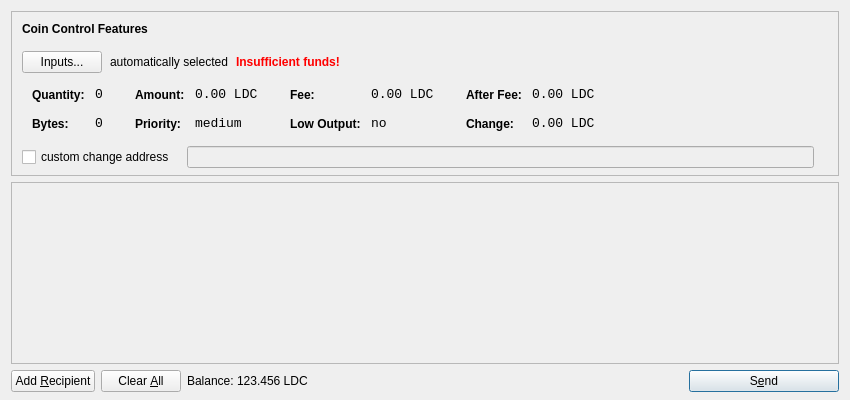
<?xml version="1.0" encoding="UTF-8"?>
<ui version="4.0">
 <class>SendCoinsDialog</class>
 <widget class="QDialog" name="SendCoinsDialog">
  <property name="geometry">
   <rect>
    <x>0</x>
    <y>0</y>
    <width>850</width>
    <height>400</height>
   </rect>
  </property>
  <property name="windowTitle">
   <string>Send Coins</string>
  </property>
  <layout class="QVBoxLayout" name="verticalLayout" stretch="0,1,0">
   <property name="bottomMargin">
    <number>8</number>
   </property>
   <item>
    <widget class="QFrame" name="frameCoinControl">
     <property name="sizePolicy">
      <sizepolicy hsizetype="Expanding" vsizetype="Expanding">
       <horstretch>0</horstretch>
       <verstretch>0</verstretch>
      </sizepolicy>
     </property>
     <property name="maximumSize">
      <size>
       <width>16777215</width>
       <height>16777215</height>
      </size>
     </property>
     <property name="frameShape">
      <enum>QFrame::StyledPanel</enum>
     </property>
     <property name="frameShadow">
      <enum>QFrame::Sunken</enum>
     </property>
     <layout class="QVBoxLayout" name="verticalLayoutCoinControl2">
      <property name="spacing">
       <number>-1</number>
      </property>
      <property name="leftMargin">
       <number>0</number>
      </property>
      <property name="topMargin">
       <number>0</number>
      </property>
      <property name="rightMargin">
       <number>0</number>
      </property>
      <property name="bottomMargin">
       <number>6</number>
      </property>
      <item>
       <layout class="QVBoxLayout" name="verticalLayoutCoinControl" stretch="0,0,0,0,1">
        <property name="spacing">
         <number>0</number>
        </property>
        <property name="leftMargin">
         <number>10</number>
        </property>
        <property name="topMargin">
         <number>10</number>
        </property>
        <item>
         <layout class="QHBoxLayout" name="horizontalLayoutCoinControl1">
          <property name="bottomMargin">
           <number>15</number>
          </property>
          <item>
           <widget class="QLabel" name="labelCoinControlFeatures">
            <property name="sizePolicy">
             <sizepolicy hsizetype="Preferred" vsizetype="Maximum">
              <horstretch>0</horstretch>
              <verstretch>0</verstretch>
             </sizepolicy>
            </property>
            <property name="font">
             <font>
              <weight>75</weight>
              <bold>true</bold>
             </font>
            </property>
            <property name="styleSheet">
             <string notr="true">font-weight:bold;</string>
            </property>
            <property name="text">
             <string>Coin Control Features</string>
            </property>
           </widget>
          </item>
         </layout>
        </item>
        <item>
         <layout class="QHBoxLayout" name="horizontalLayoutCoinControl2" stretch="0,0,0,0">
          <property name="spacing">
           <number>8</number>
          </property>
          <property name="bottomMargin">
           <number>10</number>
          </property>
          <item>
           <widget class="QPushButton" name="pushButtonCoinControl">
            <property name="styleSheet">
             <string notr="true"/>
            </property>
            <property name="text">
             <string>Inputs...</string>
            </property>
           </widget>
          </item>
          <item>
           <widget class="QLabel" name="labelCoinControlAutomaticallySelected">
            <property name="text">
             <string>automatically selected</string>
            </property>
            <property name="margin">
             <number>5</number>
            </property>
           </widget>
          </item>
          <item>
           <widget class="QLabel" name="labelCoinControlInsuffFunds">
            <property name="font">
             <font>
              <weight>75</weight>
              <bold>true</bold>
             </font>
            </property>
            <property name="styleSheet">
             <string notr="true">color:red;font-weight:bold;</string>
            </property>
            <property name="text">
             <string>Insufficient funds!</string>
            </property>
            <property name="margin">
             <number>5</number>
            </property>
           </widget>
          </item>
          <item>
           <spacer name="horizontalSpacerCoinControl">
            <property name="orientation">
             <enum>Qt::Horizontal</enum>
            </property>
            <property name="sizeHint" stdset="0">
             <size>
              <width>40</width>
              <height>1</height>
             </size>
            </property>
           </spacer>
          </item>
         </layout>
        </item>
        <item>
         <widget class="QWidget" name="widgetCoinControl" native="true">
          <property name="sizePolicy">
           <sizepolicy hsizetype="Preferred" vsizetype="Preferred">
            <horstretch>0</horstretch>
            <verstretch>0</verstretch>
           </sizepolicy>
          </property>
          <property name="minimumSize">
           <size>
            <width>0</width>
            <height>0</height>
           </size>
          </property>
          <property name="styleSheet">
           <string notr="true"/>
          </property>
          <layout class="QHBoxLayout" name="horizontalLayoutCoinControl5">
           <property name="margin">
            <number>0</number>
           </property>
           <item>
            <layout class="QHBoxLayout" name="horizontalLayoutCoinControl3" stretch="0,0,0,1">
             <property name="spacing">
              <number>20</number>
             </property>
             <property name="topMargin">
              <number>0</number>
             </property>
             <property name="bottomMargin">
              <number>10</number>
             </property>
             <item>
              <layout class="QFormLayout" name="formLayoutCoinControl1">
               <property name="horizontalSpacing">
                <number>10</number>
               </property>
               <property name="verticalSpacing">
                <number>14</number>
               </property>
               <property name="leftMargin">
                <number>10</number>
               </property>
               <property name="topMargin">
                <number>4</number>
               </property>
               <property name="rightMargin">
                <number>6</number>
               </property>
               <item row="0" column="0">
                <widget class="QLabel" name="labelCoinControlQuantityText">
                 <property name="styleSheet">
                  <string notr="true">font-weight:bold;</string>
                 </property>
                 <property name="text">
                  <string>Quantity:</string>
                 </property>
                 <property name="margin">
                  <number>0</number>
                 </property>
                </widget>
               </item>
               <item row="0" column="1">
                <widget class="QLabel" name="labelCoinControlQuantity">
                 <property name="font">
                  <font>
                   <family>Monospace</family>
                   <pointsize>10</pointsize>
                  </font>
                 </property>
                 <property name="cursor">
                  <cursorShape>IBeamCursor</cursorShape>
                 </property>
                 <property name="contextMenuPolicy">
                  <enum>Qt::ActionsContextMenu</enum>
                 </property>
                 <property name="text">
                  <string notr="true">0</string>
                 </property>
                 <property name="margin">
                  <number>0</number>
                 </property>
                 <property name="textInteractionFlags">
                  <set>Qt::LinksAccessibleByMouse|Qt::TextSelectableByKeyboard|Qt::TextSelectableByMouse</set>
                 </property>
                </widget>
               </item>
               <item row="1" column="0">
                <widget class="QLabel" name="labelCoinControlBytesText">
                 <property name="styleSheet">
                  <string notr="true">font-weight:bold;</string>
                 </property>
                 <property name="text">
                  <string>Bytes:</string>
                 </property>
                </widget>
               </item>
               <item row="1" column="1">
                <widget class="QLabel" name="labelCoinControlBytes">
                 <property name="font">
                  <font>
                   <family>Monospace</family>
                   <pointsize>10</pointsize>
                  </font>
                 </property>
                 <property name="cursor">
                  <cursorShape>IBeamCursor</cursorShape>
                 </property>
                 <property name="contextMenuPolicy">
                  <enum>Qt::ActionsContextMenu</enum>
                 </property>
                 <property name="text">
                  <string notr="true">0</string>
                 </property>
                 <property name="textInteractionFlags">
                  <set>Qt::LinksAccessibleByMouse|Qt::TextSelectableByKeyboard|Qt::TextSelectableByMouse</set>
                 </property>
                </widget>
               </item>
              </layout>
             </item>
             <item>
              <layout class="QFormLayout" name="formLayoutCoinControl2">
               <property name="horizontalSpacing">
                <number>10</number>
               </property>
               <property name="verticalSpacing">
                <number>14</number>
               </property>
               <property name="leftMargin">
                <number>6</number>
               </property>
               <property name="topMargin">
                <number>4</number>
               </property>
               <property name="rightMargin">
                <number>6</number>
               </property>
               <item row="0" column="0">
                <widget class="QLabel" name="labelCoinControlAmountText">
                 <property name="styleSheet">
                  <string notr="true">font-weight:bold;</string>
                 </property>
                 <property name="text">
                  <string>Amount:</string>
                 </property>
                 <property name="margin">
                  <number>0</number>
                 </property>
                </widget>
               </item>
               <item row="0" column="1">
                <widget class="QLabel" name="labelCoinControlAmount">
                 <property name="font">
                  <font>
                   <family>Monospace</family>
                   <pointsize>10</pointsize>
                  </font>
                 </property>
                 <property name="cursor">
                  <cursorShape>IBeamCursor</cursorShape>
                 </property>
                 <property name="contextMenuPolicy">
                  <enum>Qt::ActionsContextMenu</enum>
                 </property>
                 <property name="text">
                  <string notr="true">0.00 LDC</string>
                 </property>
                 <property name="textInteractionFlags">
                  <set>Qt::LinksAccessibleByMouse|Qt::TextSelectableByKeyboard|Qt::TextSelectableByMouse</set>
                 </property>
                </widget>
               </item>
               <item row="1" column="0">
                <widget class="QLabel" name="labelCoinControlPriorityText">
                 <property name="styleSheet">
                  <string notr="true">font-weight:bold;</string>
                 </property>
                 <property name="text">
                  <string>Priority:</string>
                 </property>
                </widget>
               </item>
               <item row="1" column="1">
                <widget class="QLabel" name="labelCoinControlPriority">
                 <property name="font">
                  <font>
                   <family>Monospace</family>
                   <pointsize>10</pointsize>
                  </font>
                 </property>
                 <property name="cursor">
                  <cursorShape>IBeamCursor</cursorShape>
                 </property>
                 <property name="contextMenuPolicy">
                  <enum>Qt::ActionsContextMenu</enum>
                 </property>
                 <property name="text">
                  <string>medium</string>
                 </property>
                 <property name="textInteractionFlags">
                  <set>Qt::LinksAccessibleByMouse|Qt::TextSelectableByKeyboard|Qt::TextSelectableByMouse</set>
                 </property>
                </widget>
               </item>
              </layout>
             </item>
             <item>
              <layout class="QFormLayout" name="formLayoutCoinControl3">
               <property name="horizontalSpacing">
                <number>10</number>
               </property>
               <property name="verticalSpacing">
                <number>14</number>
               </property>
               <property name="leftMargin">
                <number>6</number>
               </property>
               <property name="topMargin">
                <number>4</number>
               </property>
               <property name="rightMargin">
                <number>6</number>
               </property>
               <item row="0" column="0">
                <widget class="QLabel" name="labelCoinControlFeeText">
                 <property name="styleSheet">
                  <string notr="true">font-weight:bold;</string>
                 </property>
                 <property name="text">
                  <string>Fee:</string>
                 </property>
                 <property name="margin">
                  <number>0</number>
                 </property>
                </widget>
               </item>
               <item row="0" column="1">
                <widget class="QLabel" name="labelCoinControlFee">
                 <property name="font">
                  <font>
                   <family>Monospace</family>
                   <pointsize>10</pointsize>
                  </font>
                 </property>
                 <property name="cursor">
                  <cursorShape>IBeamCursor</cursorShape>
                 </property>
                 <property name="contextMenuPolicy">
                  <enum>Qt::ActionsContextMenu</enum>
                 </property>
                 <property name="text">
                  <string notr="true">0.00 LDC</string>
                 </property>
                 <property name="textInteractionFlags">
                  <set>Qt::LinksAccessibleByMouse|Qt::TextSelectableByKeyboard|Qt::TextSelectableByMouse</set>
                 </property>
                </widget>
               </item>
               <item row="1" column="0">
                <widget class="QLabel" name="labelCoinControlLowOutputText">
                 <property name="styleSheet">
                  <string notr="true">font-weight:bold;</string>
                 </property>
                 <property name="text">
                  <string>Low Output:</string>
                 </property>
                </widget>
               </item>
               <item row="1" column="1">
                <widget class="QLabel" name="labelCoinControlLowOutput">
                 <property name="font">
                  <font>
                   <family>Monospace</family>
                   <pointsize>10</pointsize>
                  </font>
                 </property>
                 <property name="cursor">
                  <cursorShape>IBeamCursor</cursorShape>
                 </property>
                 <property name="contextMenuPolicy">
                  <enum>Qt::ActionsContextMenu</enum>
                 </property>
                 <property name="text">
                  <string>no</string>
                 </property>
                 <property name="textInteractionFlags">
                  <set>Qt::LinksAccessibleByMouse|Qt::TextSelectableByKeyboard|Qt::TextSelectableByMouse</set>
                 </property>
                </widget>
               </item>
              </layout>
             </item>
             <item>
              <layout class="QFormLayout" name="formLayoutCoinControl4">
               <property name="horizontalSpacing">
                <number>10</number>
               </property>
               <property name="verticalSpacing">
                <number>14</number>
               </property>
               <property name="leftMargin">
                <number>6</number>
               </property>
               <property name="topMargin">
                <number>4</number>
               </property>
               <property name="rightMargin">
                <number>6</number>
               </property>
               <item row="0" column="0">
                <widget class="QLabel" name="labelCoinControlAfterFeeText">
                 <property name="styleSheet">
                  <string notr="true">font-weight:bold;</string>
                 </property>
                 <property name="text">
                  <string>After Fee:</string>
                 </property>
                 <property name="margin">
                  <number>0</number>
                 </property>
                </widget>
               </item>
               <item row="0" column="1">
                <widget class="QLabel" name="labelCoinControlAfterFee">
                 <property name="font">
                  <font>
                   <family>Monospace</family>
                   <pointsize>10</pointsize>
                  </font>
                 </property>
                 <property name="cursor">
                  <cursorShape>IBeamCursor</cursorShape>
                 </property>
                 <property name="contextMenuPolicy">
                  <enum>Qt::ActionsContextMenu</enum>
                 </property>
                 <property name="text">
                  <string notr="true">0.00 LDC</string>
                 </property>
                 <property name="textInteractionFlags">
                  <set>Qt::LinksAccessibleByMouse|Qt::TextSelectableByKeyboard|Qt::TextSelectableByMouse</set>
                 </property>
                </widget>
               </item>
               <item row="1" column="0">
                <widget class="QLabel" name="labelCoinControlChangeText">
                 <property name="styleSheet">
                  <string notr="true">font-weight:bold;</string>
                 </property>
                 <property name="text">
                  <string>Change:</string>
                 </property>
                </widget>
               </item>
               <item row="1" column="1">
                <widget class="QLabel" name="labelCoinControlChange">
                 <property name="font">
                  <font>
                   <family>Monospace</family>
                   <pointsize>10</pointsize>
                  </font>
                 </property>
                 <property name="cursor">
                  <cursorShape>IBeamCursor</cursorShape>
                 </property>
                 <property name="contextMenuPolicy">
                  <enum>Qt::ActionsContextMenu</enum>
                 </property>
                 <property name="text">
                  <string notr="true">0.00 LDC</string>
                 </property>
                 <property name="textInteractionFlags">
                  <set>Qt::LinksAccessibleByMouse|Qt::TextSelectableByKeyboard|Qt::TextSelectableByMouse</set>
                 </property>
                </widget>
               </item>
              </layout>
             </item>
            </layout>
           </item>
          </layout>
         </widget>
        </item>
        <item>
         <layout class="QHBoxLayout" name="horizontalLayoutCoinControl4" stretch="0,0,0">
          <property name="spacing">
           <number>12</number>
          </property>
          <property name="sizeConstraint">
           <enum>QLayout::SetDefaultConstraint</enum>
          </property>
          <property name="topMargin">
           <number>5</number>
          </property>
          <property name="rightMargin">
           <number>5</number>
          </property>
          <item>
           <widget class="QCheckBox" name="checkBoxCoinControlChange">
            <property name="text">
             <string>custom change address</string>
            </property>
           </widget>
          </item>
          <item>
           <widget class="QLineEdit" name="lineEditCoinControlChange">
            <property name="enabled">
             <bool>false</bool>
            </property>
            <property name="sizePolicy">
             <sizepolicy hsizetype="Expanding" vsizetype="Fixed">
              <horstretch>0</horstretch>
              <verstretch>0</verstretch>
             </sizepolicy>
            </property>
           </widget>
          </item>
          <item>
           <widget class="QLabel" name="labelCoinControlChangeLabel">
            <property name="sizePolicy">
             <sizepolicy hsizetype="Preferred" vsizetype="Expanding">
              <horstretch>0</horstretch>
              <verstretch>0</verstretch>
             </sizepolicy>
            </property>
            <property name="minimumSize">
             <size>
              <width>0</width>
              <height>0</height>
             </size>
            </property>
            <property name="text">
             <string/>
            </property>
            <property name="margin">
             <number>3</number>
            </property>
           </widget>
          </item>
         </layout>
        </item>
        <item>
         <spacer name="verticalSpacerCoinControl">
          <property name="orientation">
           <enum>Qt::Vertical</enum>
          </property>
          <property name="sizeHint" stdset="0">
           <size>
            <width>800</width>
            <height>1</height>
           </size>
          </property>
         </spacer>
        </item>
       </layout>
      </item>
     </layout>
    </widget>
   </item>
   <item>
    <widget class="QScrollArea" name="scrollArea">
     <property name="widgetResizable">
      <bool>true</bool>
     </property>
     <widget class="QWidget" name="scrollAreaWidgetContents">
      <property name="geometry">
       <rect>
        <x>0</x>
        <y>0</y>
        <width>830</width>
        <height>165</height>
       </rect>
      </property>
      <layout class="QVBoxLayout" name="verticalLayout_2">
       <property name="margin">
        <number>0</number>
       </property>
       <item>
        <layout class="QVBoxLayout" name="entries">
         <property name="spacing">
          <number>6</number>
         </property>
        </layout>
       </item>
       <item>
        <spacer name="verticalSpacer">
         <property name="orientation">
          <enum>Qt::Vertical</enum>
         </property>
         <property name="sizeHint" stdset="0">
          <size>
           <width>20</width>
           <height>40</height>
          </size>
         </property>
        </spacer>
       </item>
      </layout>
     </widget>
    </widget>
   </item>
   <item>
    <layout class="QHBoxLayout" name="horizontalLayout">
     <item>
      <widget class="QPushButton" name="addButton">
       <property name="toolTip">
        <string>Send to multiple recipients at once</string>
       </property>
       <property name="text">
        <string>Add &amp;Recipient</string>
       </property>
       <property name="icon">
        <iconset resource="../bitcoin.qrc">
         <normaloff>:/icons/add</normaloff>:/icons/add</iconset>
       </property>
       <property name="autoDefault">
        <bool>false</bool>
       </property>
      </widget>
     </item>
     <item>
      <widget class="QPushButton" name="clearButton">
       <property name="sizePolicy">
        <sizepolicy hsizetype="Minimum" vsizetype="Fixed">
         <horstretch>0</horstretch>
         <verstretch>0</verstretch>
        </sizepolicy>
       </property>
       <property name="toolTip">
        <string>Remove all transaction fields</string>
       </property>
       <property name="text">
        <string>Clear &amp;All</string>
       </property>
       <property name="icon">
        <iconset resource="../bitcoin.qrc">
         <normaloff>:/icons/remove</normaloff>:/icons/remove</iconset>
       </property>
       <property name="autoRepeatDelay">
        <number>300</number>
       </property>
       <property name="autoDefault">
        <bool>false</bool>
       </property>
      </widget>
     </item>
     <item>
      <layout class="QHBoxLayout" name="horizontalLayout_2">
       <property name="spacing">
        <number>3</number>
       </property>
       <item>
        <widget class="QLabel" name="label">
         <property name="text">
          <string>Balance:</string>
         </property>
        </widget>
       </item>
       <item>
        <widget class="QLabel" name="labelBalance">
         <property name="cursor">
          <cursorShape>IBeamCursor</cursorShape>
         </property>
         <property name="text">
          <string>123.456 LDC</string>
         </property>
         <property name="textInteractionFlags">
          <set>Qt::LinksAccessibleByMouse|Qt::TextSelectableByKeyboard|Qt::TextSelectableByMouse</set>
         </property>
        </widget>
       </item>
      </layout>
     </item>
     <item>
      <spacer name="horizontalSpacer">
       <property name="orientation">
        <enum>Qt::Horizontal</enum>
       </property>
       <property name="sizeHint" stdset="0">
        <size>
         <width>40</width>
         <height>20</height>
        </size>
       </property>
      </spacer>
     </item>
     <item>
      <widget class="QPushButton" name="sendButton">
       <property name="minimumSize">
        <size>
         <width>150</width>
         <height>0</height>
        </size>
       </property>
       <property name="toolTip">
        <string>Confirm the send action</string>
       </property>
       <property name="text">
        <string>S&amp;end</string>
       </property>
       <property name="icon">
        <iconset resource="../bitcoin.qrc">
         <normaloff>:/icons/send</normaloff>:/icons/send</iconset>
       </property>
       <property name="default">
        <bool>true</bool>
       </property>
      </widget>
     </item>
    </layout>
   </item>
  </layout>
 </widget>
 <resources>
  <include location="../bitcoin.qrc"/>
 </resources>
 <connections/>
</ui>
